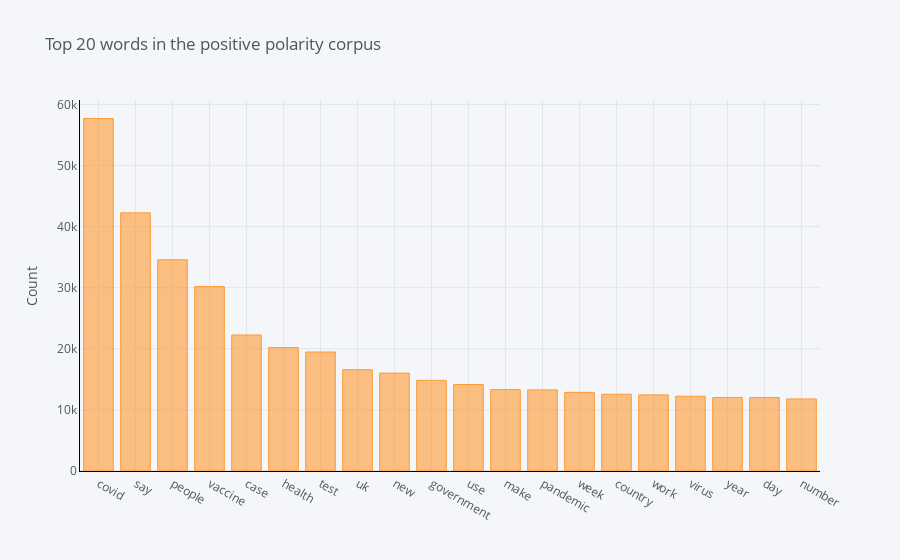

Notebook code for this chart:
### Code cell
print("Frequent Words in positive polarity text")
common_words = get_top_n_words(df[df['polarity']>0]['text'],20)
total=0
for word, freq in common_words:

    print(word, freq)
    
    total=total+freq
for word, freq in common_words:
    perc=(freq/len(pos_text))*100
    print(word,str(perc)+"%")
df1 = pd.DataFrame(common_words, columns = ['ReviewText' , 'count'])
df1.groupby('ReviewText').sum()['count'].sort_values(ascending=False).iplot(
    kind='bar', yTitle='Count', linecolor='black', title='Top 20 words in the positive polarity corpus')

### Figure 1 — Plotly figure (JSON) as saved in the notebook; plotly's stock layout.template omitted (floating-point values rounded to 4 significant figures)
{"data": [{"marker": {"color": "rgba(255, 153, 51, 0.6)", "line": {"color": "rgba(255, 153, 51, 1.0)", "width": 1}}, "name": "count", "orientation": "v", "text": "", "type": "bar", "x": ["covid", "say", "people", "vaccine", "case", "health", "test", "uk", "new", "government", "use", "make", "pandemic", "week", "country", "work", "virus", "year", "day", "number"], "y": [57690, 42255, 34572, 30183, 22257, 20206, 19479, 16587, 16030, 14846, 14164, 13322, 13278, 12872, 12564, 12460, 12235, 12032, 12027, 11794]}], "layout": {"legend": {"bgcolor": "#F5F6F9", "font": {"color": "#4D5663"}}, "paper_bgcolor": "#F5F6F9", "plot_bgcolor": "#F5F6F9", "title": {"font": {"color": "#4D5663"}, "text": "Top 20 words in the positive polarity corpus"}, "xaxis": {"gridcolor": "#E1E5ED", "linecolor": "black", "showgrid": true, "tickfont": {"color": "#4D5663"}, "title": {"font": {"color": "#4D5663"}, "text": ""}, "zerolinecolor": "#E1E5ED"}, "yaxis": {"gridcolor": "#E1E5ED", "linecolor": "black", "showgrid": true, "tickfont": {"color": "#4D5663"}, "title": {"font": {"color": "#4D5663"}, "text": "Count"}, "zerolinecolor": "#E1E5ED"}}}
